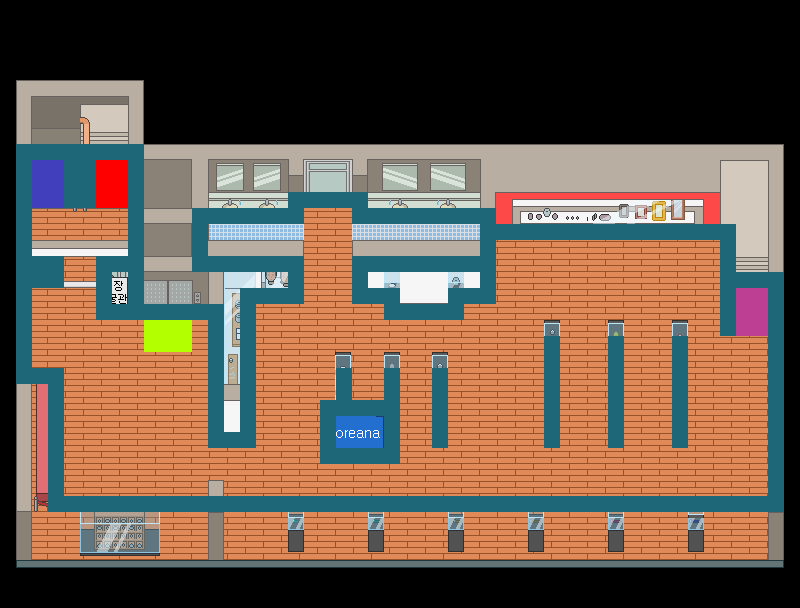

Rendered tile map (Tiled .tmx) drawn with the repository's tilesets; below, a short description and the map source with its tile grids summarised:
An orthogonal 50x38 tile map with 16x16 px tiles, 3 tile layers (collision, overCharacter, interaction), 3 hidden layers not drawn, 3 tilesets, 1 image layer and 2 objects (elevator-right, elevator-left).

<map version="1.4" tiledversion="1.4.3" orientation="orthogonal" renderorder="right-down" width="50" height="38" tilewidth="16" tileheight="16" infinite="0" nextlayerid="23" nextobjectid="14">
 <editorsettings>
  <export target="fifth-floor.json" format="json" />
 </editorsettings>
 <tileset firstgid="1" name="background" tilewidth="16" tileheight="16" tilecount="8160" columns="50">
  <image source="../img/5f_background.png" width="800" height="608" />
 </tileset>
 <tileset firstgid="8161" name="collision" tilewidth="16" tileheight="16" tilecount="4" columns="2">
  <image source="simple_tile.png" width="32" height="32" />
  <tile id="0">
   <properties>
    <property name="name" value="art1" />
   </properties>
  </tile>
  <tile id="1">
   <properties>
    <property name="collides" type="bool" value="true" />
   </properties>
  </tile>
 </tileset>
 <tileset firstgid="8165" name="interactive-tile" tilewidth="16" tileheight="16" tilecount="24" columns="6">
  <image source="interactive-tile.png" width="96" height="64" />
  <tile id="0" type="image1">
   <properties>
    <property name="name" value="up" />
   </properties>
  </tile>
  <tile id="1" type="image2">
   <properties>
    <property name="name" value="down" />
   </properties>
  </tile>
  <tile id="2" type="image3">
   <properties>
    <property name="name" value="elevator" />
   </properties>
  </tile>
  <tile id="3" type="image4">
   <properties>
    <property name="name" value="up2" />
   </properties>
  </tile>
  <tile id="4">
   <properties>
    <property name="name" value="image2-popup" />
   </properties>
  </tile>
  <tile id="5">
   <properties>
    <property name="name" value="image2-description" />
   </properties>
  </tile>
  <tile id="6">
   <properties>
    <property name="name" value="image3" />
   </properties>
  </tile>
  <tile id="7">
   <properties>
    <property name="name" value="image4" />
   </properties>
  </tile>
  <tile id="8">
   <properties>
    <property name="name" value="image3-popup" />
   </properties>
  </tile>
  <tile id="9">
   <properties>
    <property name="name" value="image3-description" />
   </properties>
  </tile>
  <tile id="10">
   <properties>
    <property name="name" value="image4-popup" />
   </properties>
  </tile>
  <tile id="11">
   <properties>
    <property name="name" value="image4-description" />
   </properties>
  </tile>
  <tile id="12">
   <properties>
    <property name="name" value="image5" />
   </properties>
  </tile>
  <tile id="13">
   <properties>
    <property name="name" value="image6" />
   </properties>
  </tile>
  <tile id="14">
   <properties>
    <property name="name" value="image9" />
   </properties>
  </tile>
  <tile id="15">
   <properties>
    <property name="name" value="image5-description" />
   </properties>
  </tile>
  <tile id="16">
   <properties>
    <property name="name" value="image6-description" />
   </properties>
  </tile>
  <tile id="17">
   <properties>
    <property name="name" value="image9-description" />
   </properties>
  </tile>
  <tile id="18">
   <properties>
    <property name="name" value="image7" />
   </properties>
  </tile>
  <tile id="19">
   <properties>
    <property name="name" value="image8" />
   </properties>
  </tile>
  <tile id="20">
   <properties>
    <property name="name" value="image" />
   </properties>
  </tile>
  <tile id="21">
   <properties>
    <property name="name" value="image7-description" />
   </properties>
  </tile>
  <tile id="22">
   <properties>
    <property name="name" value="image8-description" />
   </properties>
  </tile>
  <tile id="23">
   <properties>
    <property name="name" value="image" />
   </properties>
  </tile>
 </tileset>
 <imagelayer id="17" name="Image Layer 1">
  <image source="../img/5f_background.png" width="800" height="608" />
 </imagelayer>
 <imagelayer id="18" name="Image Layer 2" visible="0">
  <image source="../img/5f_background_marking.png" width="800" height="608" />
 </imagelayer>
 <imagelayer id="19" name="Image Layer 3" visible="0">
  <image source="../img/5f_background_ref.png" width="800" height="608" />
 </imagelayer>
 <layer id="1" name="background" width="50" height="38" visible="0">
  <data>[1900 cells, 1900 non-empty, 1900 distinct tile ids]</data>
 </layer>
 <layer id="3" name="collision" width="50" height="38">
  <properties>
   <property name="collides" type="bool" value="true" />
  </properties>
  <data>[1900 cells, 266 non-empty, 1 distinct tile ids]</data>
 </layer>
 <objectgroup id="10" name="objectLayer">
  <object id="12" name="elevator-right" x="208" y="336" />
  <object id="13" name="elevator-left" x="128" y="336" />
 </objectgroup>
 <layer id="7" name="overCharacter" width="50" height="38">
  <data>[1900 cells, 27 non-empty, 27 distinct tile ids]</data>
 </layer>
 <layer id="4" name="interaction" width="50" height="38">
  <properties>
   <property name="cubemapAnchor" value="image1" />
  </properties>
  <data>[1900 cells, 24 non-empty, 4 distinct tile ids]</data>
 </layer>
</map>
